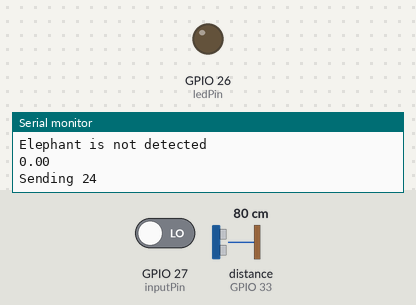
The sketch below on a simulated ESP32. On the bench: output pins drawn as LEDs (lit = HIGH), the last lines printed to the serial monitor. Wiring (inferred from the names in the program): ultrasonic range finder: trigger GPIO 32; echo GPIO 33. The inputs (shaded band) are chosen by the test bench; at power-on: GPIO 27 (inputPin) LOW, distance to the obstacle (sensor on GPIO 33) 80 cm. The echo pulse lasts 58.3 µs per cm; no radio packets arrive unless stated; pins used as bus, display or sensor lines are not drawn.

Above: at 1.3 s.
1.4 s: GPIO 27 (inputPin) driven HIGH
At 2.9 s:
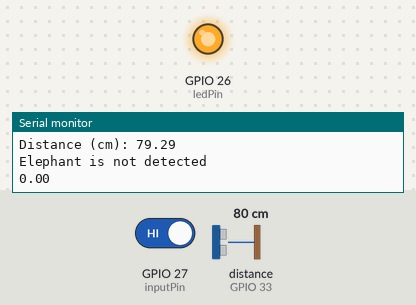
3.2 s: distance to the obstacle (sensor on GPIO 33) set to 12 cm
4.7 s: distance to the obstacle (sensor on GPIO 33) set to 9 cm
Timing chart, 0 to 7.7 s (numbered marks = the images above; inputs shaded):
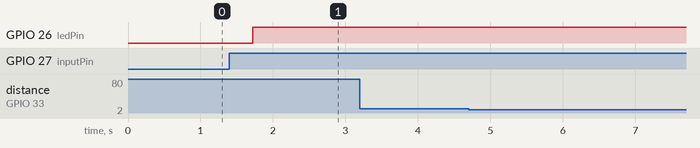

The sketch:

ELEPHANT_INTRSION_SENDER.ino
```cpp
#include <SPI.h>              // include libraries
#include <LoRa.h>

#define RADIO_CS_PIN 5
#define RADIO_DI0_PIN 2
#define RADIO_RST_PIN 14


//define sound speed in cm/uS
#define SOUND_SPEED 0.034
#define CM_TO_INCH 0.393701

const int trigPin = 32;
const int echoPin = 33;

long duration;
float distanceCm;
float distanceInch;
float Time = 0;


unsigned long previousMillis=0;
unsigned long currentMillis;


String outgoing ;              // outgoing message
String message ;
byte msgCount = 0;            // count of outgoing messages
byte localAddress = 0xAA;     // address of this device
byte destination = 0xBB;      // destination to send to
long lastSendTime = 0;        // last send time
int interval = 2000;          // interval between sends

String value = "";


int ledPin = 26;                // choose the pin for the LED
int inputPin = 27;               // choose the input pin (for PIR sensor)
int pirState = LOW;             // we start, assuming no motion detected
int val = 0;

void setup() {

  pinMode(ledPin, OUTPUT);      // declare LED as output
  pinMode(inputPin, INPUT);     // declare sensor as input
  pinMode(trigPin, OUTPUT); // Sets the trigPin as an Output
  pinMode(echoPin, INPUT); // Sets the echoPin as an Input


  Serial.begin(9600);                   // initialize serial
  while (!Serial);
  Serial.println("LoRa Duplex");

  // override the default CS, reset, and IRQ pins (optional)
  LoRa.setPins(RADIO_CS_PIN, RADIO_RST_PIN, RADIO_DI0_PIN);

  if (!LoRa.begin(915E6)) {             // initialize ratio at 915 MHz
    Serial.println("LoRa init failed. Check your connections.");
    while (true);                       // if failed, do nothing
  }

  Serial.println("LoRa init succeeded.");
}


void loop() {

  val = digitalRead(inputPin);  // read input value
  if (val == HIGH) {            // check if the input is HIGH
    digitalWrite(ledPin, HIGH);  // turn LED ON
    if (pirState == LOW) {
      // we have just turned on
      Serial.println("Motion detected!");
      // We only want to print on the output change, not state
      pirState = HIGH;
     // value = "Yes";

    }value = "1";
    message = value;

  } else {
    digitalWrite(ledPin, LOW); // turn LED OFF
    if (pirState == HIGH) {
      // we have just turned of
      Serial.println("Motion ended!");
      // We only want to print on the output change, not state
      pirState = LOW;
    }value = "2";
    message = value;

  }

  digitalWrite(trigPin, LOW);
  delayMicroseconds(2);
  // Sets the trigPin on HIGH state for 10 micro seconds
  digitalWrite(trigPin, HIGH);
  delayMicroseconds(10);
  digitalWrite(trigPin, LOW);

  // Reads the echoPin, returns the sound wave travel time in microseconds
  duration = pulseIn(echoPin, HIGH);

  // Calculate the distance
  distanceCm = duration * SOUND_SPEED/2;

  // Convert to inches
  distanceInch = distanceCm * CM_TO_INCH;

  // Prints the distance in the Serial Monitor
  Serial.print("Distance (cm): ");
  Serial.println(distanceCm);
  //Serial.print("Distance (inch): ");
  //Serial.println(distanceInch);

  while(distanceCm<10){
    currentMillis = (millis()/1000);
    Serial.println("Distance<10");
    digitalWrite(trigPin, LOW);
    delayMicroseconds(2);
  // Sets the trigPin on HIGH state for 10 micro seconds
    digitalWrite(trigPin, HIGH);
    delayMicroseconds(10);
    digitalWrite(trigPin, LOW);

    // Reads the echoPin, returns the sound wave travel time in microseconds
    duration = pulseIn(echoPin, HIGH);

    // Calculate the distance
    distanceCm = duration * SOUND_SPEED/2;
    Time = currentMillis - previousMillis;
  /*  if (Time > 20)   {
      return;
      }*/
    Serial.println(Time);
    delay(500);
  }
  String value1 = "";
  if((Time<15) && (Time>10)){
    Serial.println("Elephant is detected");
    Serial.println(Time);
    previousMillis = currentMillis;
    currentMillis = (millis()/1000);
    value1 = "3";
    message += value1;

    sendMessage(message);
    Serial.println("Sending " + message);

  }
  else{
    Serial.println("Elephant is not detected");
    Serial.println(Time);
    value1 = "4";
    message += value1;
    sendMessage(message);
    Serial.println("Sending " + message);
    previousMillis = currentMillis;
    currentMillis = (millis()/1000);
    delay(500);
  }
/*noInterrupts();
  timer0_millis = 0;
  interrupts ();
  delay(1000);*/

  Time = 0;

 //String message = value + value1;


 //if (millis() - lastSendTime > interval) {
    //sendMessage(message);
//Serial.println("Sending " + message);
    //lastSendTime = millis();            // timestamp the message
    //interval = random(2000) + 1000;    // 2-3 seconds
  //}
//value = "No";
}


void sendMessage(String outgoing) {
  LoRa.beginPacket();                   // start packet
  LoRa.write(destination);              // add destination address
  LoRa.write(localAddress);             // add sender address
  LoRa.write(msgCount);                 // add message ID
  LoRa.write(outgoing.length());        // add payload length
  LoRa.print(outgoing);                 // add payload
  LoRa.endPacket();                     // finish packet and send it
  msgCount++;                           // increment message ID
}
```

Measured:
- after the input at 1.4 s, GPIO 26 (ledPin): LOW → HIGH after 0.32 s
